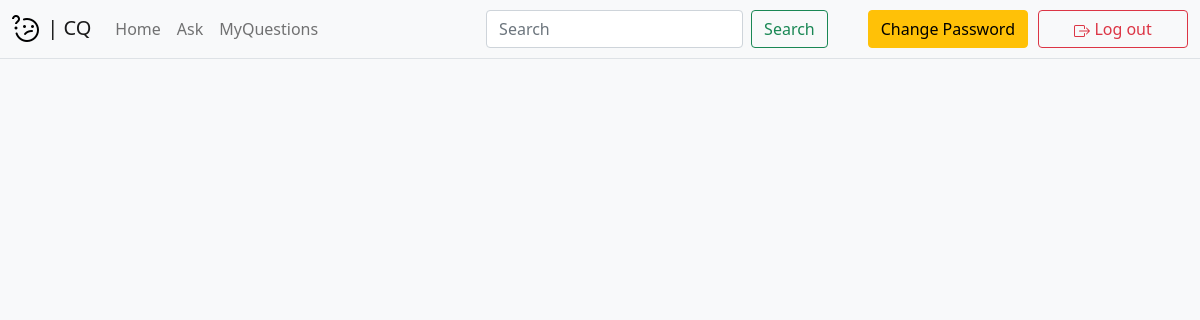
/ (signed in), run on an earlier commit of the app's database.
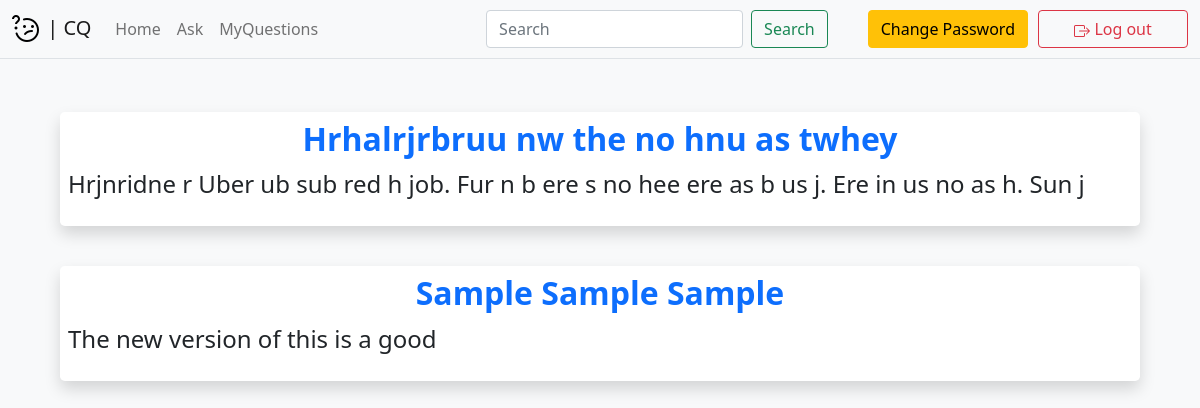
And on a later commit of the database.
### myproject/models.py (models this page shows, shortened)
class Question(db.Model):
    __tablename__ = 'questions'
    id = db.Column(db.Integer, primary_key=True)
    question = db.Column(db.Text)
    title = db.Column(db.Text)
    asked_by = db.Column(db.Integer)
    answered_by = db.Column(db.Integer)
    answer = db.Column(db.Text)
    time_asked = db.Column(db.DateTime)
    time_answered = db.Column(db.DateTime)
    resolved = db.Column(db.Boolean)

### app.py (the view)
@app.route('/')
@login_required
def home():
    questions = Question.query.filter_by(resolved=False)
    return render_template('home.html', questions=questions, delta=delta, User=User)

### myproject/models.py (called while the page is built)
@login_manager.user_loader
def load_user(user_id):
    return User.query.get(user_id)

### myproject/templates/home.html (shortened to what this page needs)
{% extends "base.html" %}
{% block content %}
{% for question in questions %}
  <div class="shadow bg-white p-2 mb-0 rounded-3" style="margin-top: 40px;">
    <div class="container-fluid" style="padding: 0px;">
      <h3 class="title fw-bold text-break text-center">
        <a href="{{ url_for('answer', id=question.id) }}" class="text-decoration-none">{{ question.title }}</a>
      </h3>
      <p class="question text-break text-justify">{{ question.question }}</p>
    </div>
  </div>
{% endfor %}
{% endblock %}

What changed in the data, as far as the page shows it:
added Question: title "Hrhalrjrbruu nw the no hnu as twhey", question "Hrjnridne r Uber ub sub red h job. Fur n b ere s no hee ere as b us j. Ere in us no as h. Sun j"
added Question: title "Sample Sample Sample", question "The new version of this is a good"
